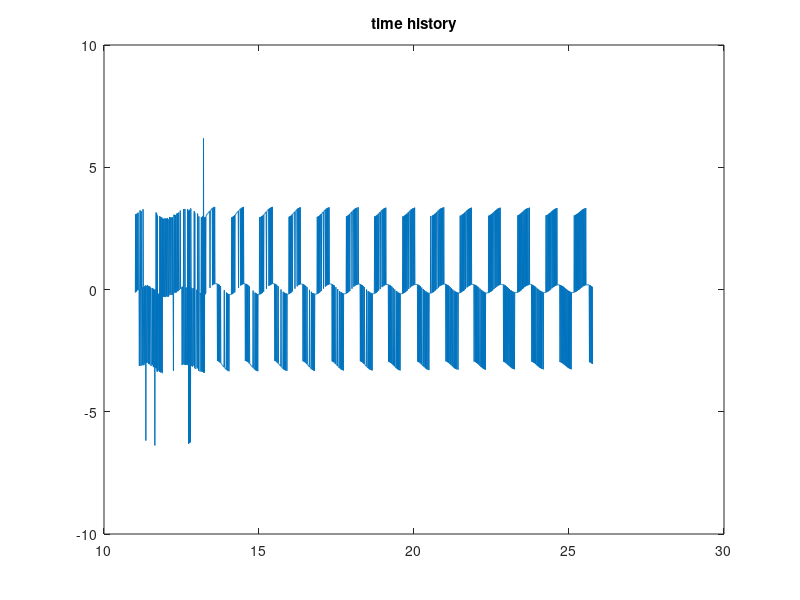
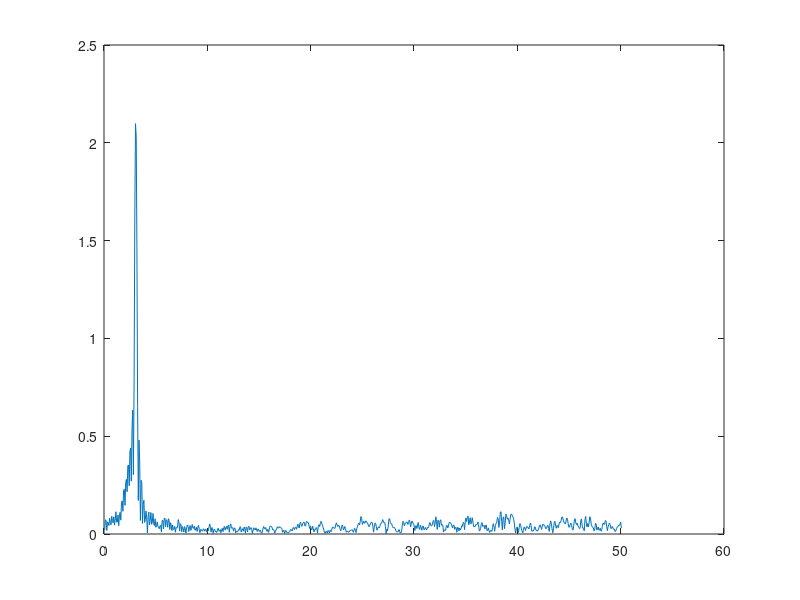

Reproduce these figures in MATLAB, in order.
close all; clear all; clc;
data=load('data3.txt');
voltage=data(:,3);
fsamp=100;
dt=1/fsamp;
N=length(data(:,3));

t=0:dt:(N-1)*dt;

index=find(t>11);
t=t(index);
voltage=voltage(index);
N=length(voltage);

figure
plot(t,voltage)
title('time history')
% building fourier transform
T=N*dt;
f1=1/T;
fmax=(fsamp/2);
if fmax==floor(fsamp/2)
    disp('ok')
end

nfft=2^(nextpow2(2*N))
voltage_f=fft(voltage,nfft);
v_f=voltage_f(1:N/2+1);
v_f(1)=v_f(1)/N;
v_f(2:N/2)=v_f(2:N/2)*2/N;
v_f(N/2+1)=v_f(N/2+1)/N;

figure
plot([1:N/2+1]*1/T,abs(v_f))

